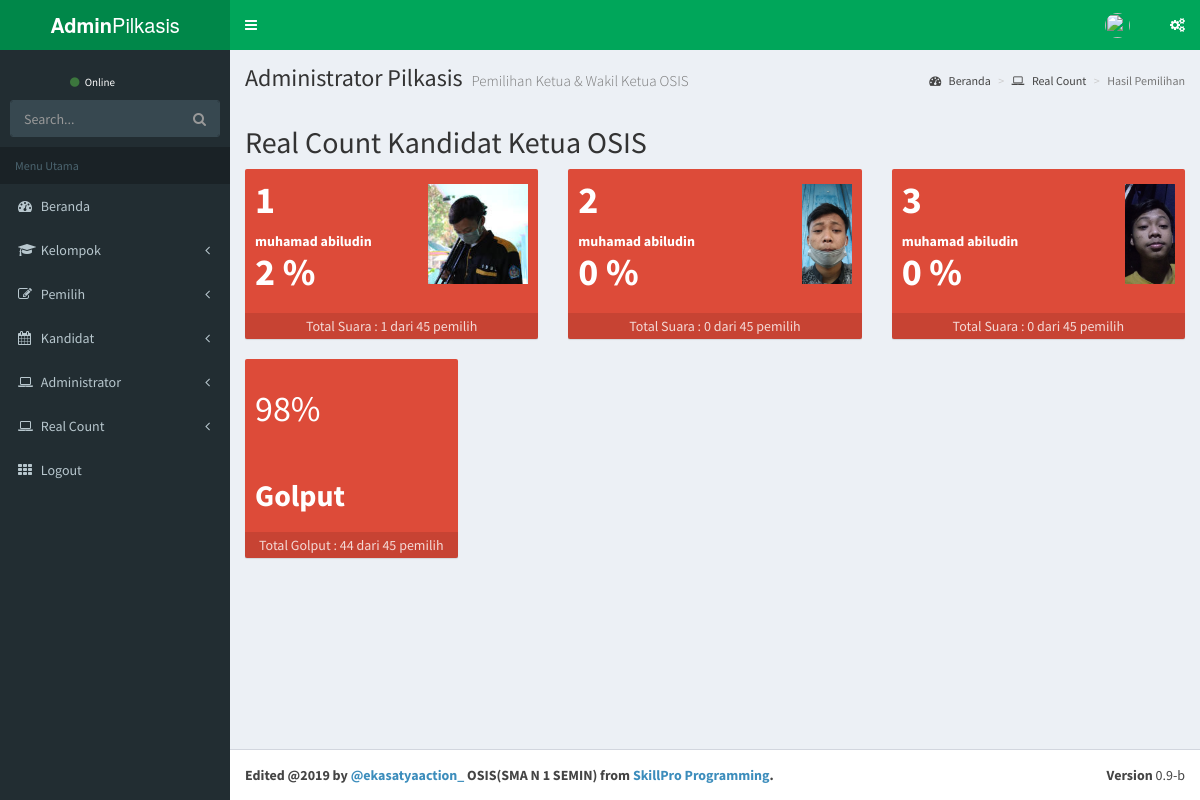
Page /admin/realcount.php on the committed database.
### tables this page shows
CREATE TABLE `kandidat` (
  `idkandidat` int(2) NOT NULL,
  `username` varchar(25) NOT NULL,
  `password` varchar(32) NOT NULL,
  `nama` varchar(100) NOT NULL,
  `kelas` varchar(32) NOT NULL,
  `nokandidat` varchar(2) NOT NULL,
  `jumlahsuara` varchar(4) NOT NULL DEFAULT '0',
  `visi` varchar(100) NOT NULL,
  `misi` varchar(255) NOT NULL,
  `aktif` enum('Y','T') NOT NULL DEFAULT 'T',
  `foto` varchar(50) NOT NULL
);

### admin/realcount.php (the view)
<?php
include "atas.php";
include "../sambungan.php";
$sql = "SELECT * FROM kandidat ORDER BY nokandidat";
$query = mysqli_query($koneksi, $sql);
?>
  <div class="content-wrapper">
    <section class="content-header">
      <h1>
        Administrator Pilkasis
        <small>Pemilihan Ketua & Wakil Ketua OSIS</small>
      </h1>
      <ol class="breadcrumb">
        <li><a href="."><i class="fa fa-dashboard"></i> Beranda</a></li>
        <li><a href="?m=real_count"><i class="fa fa-laptop"></i> Real Count</a></li>
        <li class="active">Hasil Pemilihan</li>
      </ol>
    </section>
    <section class="content">
      <h2 style="text-align=text-center;">
        Real Count Kandidat Ketua OSIS
      </h2>
      <div class="row">
        <?php
        $count_all = 0;
        $golput_count = 0;
        while($r=mysqli_fetch_array($query)){
          $sql_jumlah = "SELECT * FROM pemilih";
          $sql_query  = mysqli_query($koneksi, $sql_jumlah);
          $count = 0;
          $count_selected = 0;
          $golput = 0;
          while($result = mysqli_fetch_assoc($sql_query)){
            $count++;
            if($r['nokandidat'] == $result['memilih'])
              $count_selected++;
            elseif ($result['memilih'] == 0) {
              $golput++;
            }
          }
          $percentage = round($count_selected * 100 / $count);
          echo '
          <div class="col-lg-4 col-xs-6">
            ';
          if($percentage >= 50)
            echo ' <div class="small-box bg-blue">';
          elseif ($percentage >= 40)
            echo ' <div class="small-box bg-green">';
          elseif ($percentage >= 25)
            echo ' <div class="small-box bg-yellow">';
          else
            echo ' <div class="small-box bg-red">';
          echo ' <div class="inner">';
          echo "<h3>".$r['nokandidat']."</h3>";
          echo "<b>".$r['nama']."</b>";
          echo "<br /><b>".$r['kelas']."</b>";
          echo "<h3><b>$percentage %</b></h3>";
          echo '            </div>
                      <div class="icon">
                        <img src="../gambar/kandidat/'.$r['foto'].'" height="100px"/>
                      </div>';
          echo '<a href="#" class="small-box-footer">Total Suara : '.$count_selected.' dari '.$count.' pemilih</a>';
          echo '  </div>
                  </div>';
          $count_all = $count;
          $golput_count = $golput;
        }
        echo "</div><div class='row'>";
        $percentage = round($golput_count * 100 / $count_all);
        echo '
        <div class="col-lg-3 col-xs-6">
          ';
        echo ' <div class="small-box bg-red">';
        echo ' <div class="inner">';
          echo "<h1>".$percentage."%</h1><br />";
          echo "<h2><b>Golput</b></h2>";
        echo '</div>';
        echo '<a href="#" class="small-box-footer">Total Golput : '.$golput_count.' dari '.$count_all.' pemilih</a>';
        echo '  </div>
                </div>';
        ?>
     </div>
    </section>
<?php include "bawah.php"; ?>

### admin/atas.php (shortened to what this page needs)
<!DOCTYPE html>
<html>
  <head>
    <link rel="stylesheet" href="bootstrap/css/bootstrap.min.css">
    <link rel="stylesheet" href="css/font-awesome.min.css">
    <link rel="stylesheet" href="css/ionicons.min.css">
    <link rel="stylesheet" href="dist/css/AdminLTE.min.css">
    <link rel="stylesheet" href="dist/css/skins/_all-skins.min.css">
    <link rel="stylesheet" href="plugins/iCheck/flat/blue.css">
    <link rel="stylesheet" href="plugins/morris/morris.css">
    <link rel="stylesheet" href="plugins/jvectormap/jquery-jvectormap-1.2.2.css">
    <link rel="stylesheet" href="plugins/bootstrap-wysihtml5/bootstrap3-wysihtml5.min.css">
  </head>
  <body class="skin-green sidebar-mini">
    <div class="wrapper">
      <header class="main-header">
        <a href="." class="logo">
          <span class="logo-lg"><b>Admin</b>Pilkasis</span>
        </a>
        <nav class="navbar navbar-static-top" role="navigation">
          <a href="#" class="sidebar-toggle" data-toggle="offcanvas" role="button">
          </a>
          <div class="navbar-custom-menu">
            <ul class="nav navbar-nav">
              <li class="dropdown user user-menu">
                <a href="#" class="dropdown-toggle" data-toggle="dropdown">
                  <img src="../gambar/pengguna/<?php echo $_SESSION['admin_id']; ?>" class="user-image" alt="<?php echo $_SESSION['nis']; ?>">
                </a>
              </li>
              <li>
                <a href="#" data-toggle="control-sidebar"><i class="fa fa-gears"></i></a>
              </li>
            </ul>
          </div>
        </nav>
      </header>
      <aside class="main-sidebar">
        <section class="sidebar">
          <div class="user-panel">
            <div class="pull-left info">
              <a href="?m=admin&s=profil"><i class="fa fa-circle text-success"></i> Online</a>
            </div>
          </div>
          <form action="#" method="get" class="sidebar-form">
            <div class="input-group">
              <input type="text" name="q" class="form-control" placeholder="Search...">
              <span class="input-group-btn">
                <button type="submit" name="search" id="search-btn" class="btn btn-flat"><i class="fa fa-search"></i></button>
              </span>
            </div>
          </form>
          <ul class="sidebar-menu">
            <li class="header">Menu Utama</li>
            <li class="<?php if($aktif=='Beranda') echo 'active';?> treeview">
              <a href=".">
                <i class="fa fa-dashboard"></i> <span>Beranda</span>
              </a>
            </li>
            <li class="<?php if($aktif=='Kelompok') echo 'active';?> treeview">
              <a href="#">
                <i class="fa fa-graduation-cap"></i> <span>Kelompok</span>
                <i class="fa fa-angle-left pull-right"></i>
              </a>
            </li>
            <li class="<?php if($aktif=='Pemilih') echo 'active';?> treeview">
              <a href="#">
                <i class="fa fa-edit"></i> <span>Pemilih</span>
                <i class="fa fa-angle-left pull-right"></i>
              </a>
            </li>
            <li class="<?php if($aktif=='Kandidat') echo 'active';?> treeview">
              <a href="#">
                <i class="fa fa-calendar"></i> <span>Kandidat</span>
                <i class="fa fa-angle-left pull-right"></i>
              </a>
            </li>
            <li class="<?php if($aktif=='Admin') echo 'active';?> treeview">
              <a href="#">
                <i class="fa fa-laptop"></i>
                <span>Administrator</span>
                <i class="fa fa-angle-left pull-right"></i>
              </a>
            </li>
            <li class="<?php if($aktif=='Real Count') echo 'active';?> treeview">
              <a href="#">
                <i class="fa fa-laptop"></i>
                <span>Real Count</span>
                <i class="fa fa-angle-left pull-right"></i>
              </a>
            </li>
            <li>
              <a href="logout.php">
                <i class="fa fa-th"></i> <span>Logout</span> <small class="label pull-right bg-green"></small>
              </a>
            </li>
          </ul>
        </section>
      </aside>

### admin/bawah.php (shortened to what this page needs)
		</div>
		<footer class="main-footer">
			<div class="pull-right hidden-xs">
				<b>Version</b> 0.9-b
			</div>
			<strong> Edited @2019 by <a href="http://instagram.com/ekasatyaaction_" target="_blank">@ekasatyaaction_
			</a> OSIS(SMA N 1 SEMIN) from <a href="http://muhidin.web.id" target="_blank">SkillPro Programming</a>.</strong>
		</footer>
    </div>
  </body>
</html>

### rows in the picture
kandidat: nokandidat "1", nama "muhamad abiludin", percentage "2", foto (picture), count_selected "1", count "45"
kandidat: nokandidat "2", nama "muhamad abiludin", percentage "0", foto (picture), count_selected "0", count "45"
kandidat: nokandidat "3", nama "muhamad abiludin", percentage "0", foto (picture), count_selected "0", count "45"

### other values in the picture
$percentage "98"
$golput_count "44"
$count_all "45"
